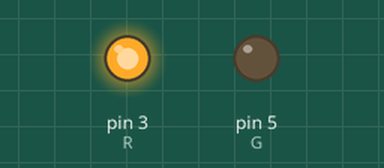
This sketch was run on a simulated Arduino Uno, built with avr-gcc and run on an emulated ATmega328P. Shown: output pins drawn as LEDs (lit = HIGH).

Above: at 0.5 s.
At 2.5 s:
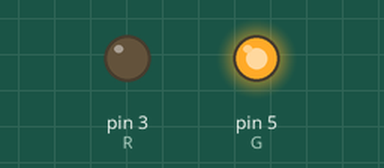
At 3.5 s:
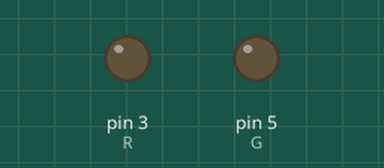
Timing chart, 0 to 5.2 s (numbered marks = the images above):
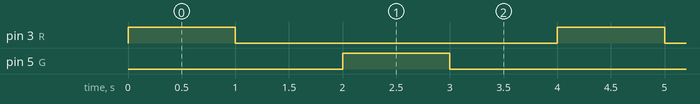

Measured:
- by itself, pin 3 (R), pin 5 (G): alternates HIGH for 1.0 s and LOW for 3.0 s
- by itself, everything shown: repeats every 4.0 s, in 4 steps

The sketch:

1_2.ino
```cpp
#define R 3
#define G 5
void setup() {
  // put your setup code here, to run once:
  Serial.begin(9600);
  //int R = 4;
  pinMode(R,OUTPUT);
  pinMode(G,OUTPUT);
}

void loop() {
  // put your main code here, to run repeatedly:
    digitalWrite(R,HIGH);
    delay(1000);
    digitalWrite(R,LOW);
    delay(1000);
     digitalWrite(G,HIGH);
    delay(1000);
    digitalWrite(G,LOW);
    delay(1000);

  }
```
